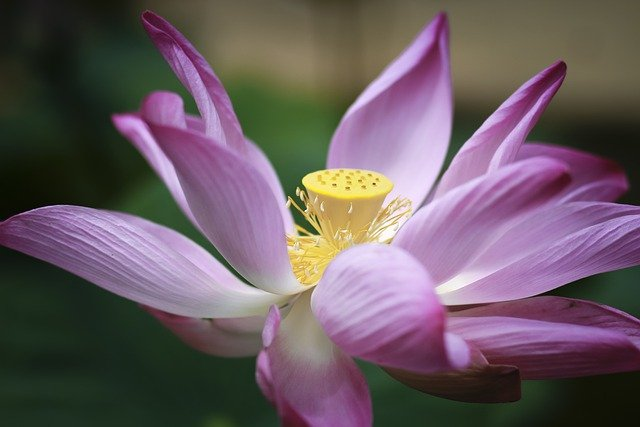
#> input picture lotus.jpg, 640 x 427 px
$ jupyter execute 07_Convolution.ipynb
#> lines starting #> are read from the running program, lines starting #| are printed output that depends on the picture
Exercises and code samples for the course Unsupervised and Reinforcement Learning (AAI-URL) in the Bachelor of AAI at Rosenheim University of Applied Sciences.

Credits to https://betterdatascience.com/implement-convolutions-from-scratch-in-python/

# How Convolution Works

Convolutional neural networks are a special type of neural network used for image classification. At the heart of any convolutional neural network lies convolution, an operation highly specialized at detecting patterns in images.

Convolutional layers require you to specify the number of filters (kernels). Think of these as a number of pattern detectors. Early convolutional layers detect basic patterns, such as edges, corners, and so on. Specialized patterns are detected at later convolutional layers, such as dog ears or cat paws, depending on the dataset.

A single filter is just a small matrix (usually rectangular). It’s your task to decide on the number of rows and columns, but 3x3 or 5x5 are good starting points. Values inside the filter matrix are initialized randomly. The task of a neural network is to learn the optimal values for the filter matrix, given your specific dataset.

Let’s take a look at a convolution operation in action. We have a 5x5 image and a 3x3 filter. The filter slides (convolves) over every 3x3 set of pixels in the image, and calculates an element-wise multiplication. The multiplication results are then summed:

# Implement Convolution From Scratch

Applying a convolution to an image will make it smaller (assuming no padding). How much smaller depends on the filter size. All of ours are 3x3, but you can go larger.

Sliding, or convolving a 3x3 filter over images means we’ll lose a single pixel on all sides (2 in total). For example, sliding a 3x3 filter over a 224x224 image results in a 222x222 image. Likewise, sliding a 5x5 filter over the same image results in a 220x220 image.

The following formular should reflect the total numbers of the resulting matrix:

We’ll declare a helper function to calculate the image size after applying the convolution. It’s nothing fancy, but will make our lives a bit easier. It basically calculates how many windows of the filter size you can fit to an image (assuming square image):

[cell 1]
def calculate_target_size(img_size: int, kernel_size: int, padding =0, s=1) -> int:

    return (int)((img_size+ 2* padding - kernel_size)/s) +1

print(calculate_target_size(224, 3))
print(calculate_target_size(224, 5))
print(calculate_target_size(6, 2))
print(calculate_target_size(6, 3))
print(calculate_target_size(6, 4))

Here’s what a 3x3 filter does to a single 3x3 image subset:

- Extracts it to a separate matrix
- Does an element-wise multiplication between the image subset and the filter
- Sums the results

Here’s an implementation in code for a single 3x3 pixel subset:

[cell 2]
import numpy as np

img = np.arange(36)
img = np.reshape(img, [6,6])
print(img)

sub = np.array(img)[0:0+3, 0:0+3]
print(sub)

sub = np.array(img)[0:0+3, 1:1+3]
print(sub)

[cell 3]
sharpen = np.array([
    [0, -1, 0],
    [-1, 5, -1],
    [0, -1, 0]
])

r = np.multiply(sub, sharpen)

print(r)

s = np.sum(r)

print(s)

OK, now convert all into a function:

[cell 4]
def convolve(img, kernel) -> np.array:
    # Assuming a rectangular image
    tgt_size = calculate_target_size(
        img_size=img.shape[0],
        kernel_size=kernel.shape[0]
    )
    # To simplify things
    k = kernel.shape[0]

    # 2D array of zeros
    convolved_img = np.zeros(shape=(tgt_size, tgt_size))

    # Iterate over the rows
    for i in range(tgt_size):
        # Iterate over the columns
        for j in range(tgt_size):
            # img[i, j] = individual pixel value
            # Get the current matrix
            mat = img[i:i+k, j:j+k]

            # Apply the convolution - element-wise multiplication and summation of the result
            # Store the result to i-th row and j-th column of our convolved_img array
            convolved_img[i, j] = np.sum(np.multiply(mat, kernel))

    return convolved_img

Let's have a quick test:

[cell 5]
img_sharpened = convolve(img=np.array(img), kernel=sharpen)
print(img_sharpened)

# Load and display image

Let's write some helper functions to display an image.

[cell 6]
# Load and display images
# foto taken from pixabay

import numpy as np
from PIL import Image, ImageOps
import matplotlib.pyplot as plt

def plot_image(img: np.array):
    plt.figure(figsize=(6, 6))
    plt.imshow(img, cmap='gray');

def plot_two_images(img1: np.array, img2: np.array):
    _, ax = plt.subplots(1, 2, figsize=(12, 6))
    ax[0].imshow(img1, cmap='gray')
    ax[1].imshow(img2, cmap='gray');

img = Image.open('./lotus.jpg')
#> img is the input picture: PIL image 640x427 RGB; mean R, G, B 105.4, 90.5, 97
img = ImageOps.grayscale(img)
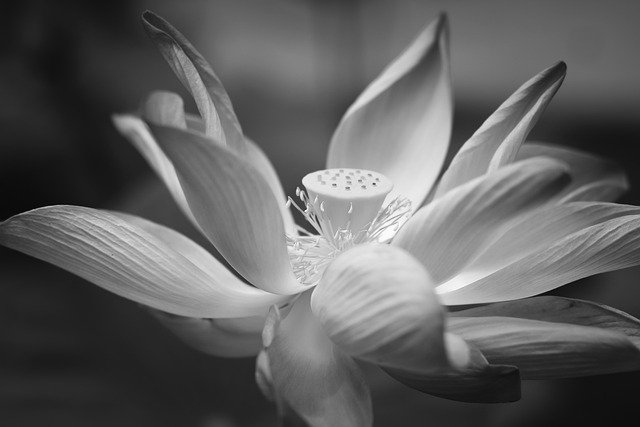
#> img: PIL image 640x427 L; min 0, max 254, mean 95.7
img = img.resize(size=(224, 224))
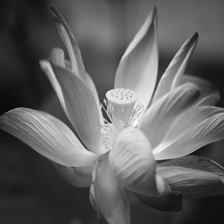
#> img: PIL image 224x224 L; min 6, max 252, mean 95.7
plot_image(img=img)

# Test the sharpen filter with our image

Use the flower image and appply the sharpen filter

[cell 7]
img_sharpened = convolve(img=np.array(img), kernel=sharpen)
#> after the loop in convolve (call 2), `for i in range(tgt_size):`:
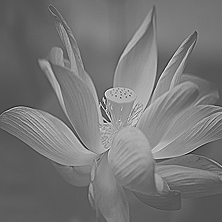
#> convolved_img: shape (222, 222) float64; min -174, max 408, mean 96.5; drawn with min black and max white
print(img_sharpened)
#> (printed output is left out)

plot_two_images(
    img1=img,
    img2=img_sharpened
)
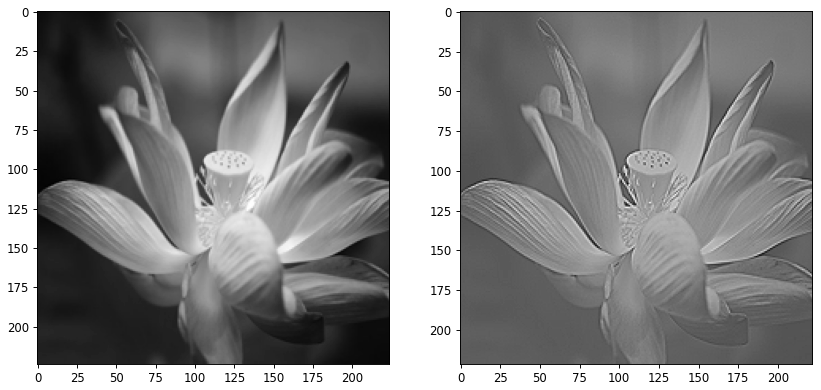
#> figure drawn by matplotlib, 2 panels

# Some more filter

Just blur an image with:

blur = np.array([
    [0.0625, 0.125, 0.0625],
    [0.125,  0.25,  0.125],
    [0.0625, 0.125, 0.0625]
]

[cell 8]
blur = np.array([
    [0.0625, 0.125, 0.0625],
    [0.125,  0.25,  0.125],
    [0.0625, 0.125, 0.0625]
])

img_blured = convolve(img=np.array(img), kernel=blur)
#> after the loop in convolve (call 3), `for i in range(tgt_size):`:
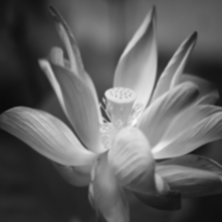
#> convolved_img: shape (222, 222) float64; min 10.81, max 249.9, mean 96.5

plot_two_images( img1=img, img2=img_blured)

# finally, a filter for edge detection

Here is a filter to outline edges:

outline = np.array([
    [-1, -1, -1],
    [-1,  8, -1],
    [-1, -1, -1]
])

[cell 9]
outline = np.array([
    [-1, -1, -1],
    [-1,  8, -1],
    [-1, -1, -1]
])

img_outlined = convolve(img=np.array(img), kernel=outline)
#> after the loop in convolve (call 4), `for i in range(tgt_size):`:
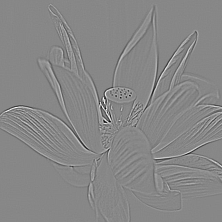
#> convolved_img: shape (222, 222) float64; min -583, max 514, mean 0; drawn with min black and max white

plot_two_images( img1=img, img2=img_outlined)
